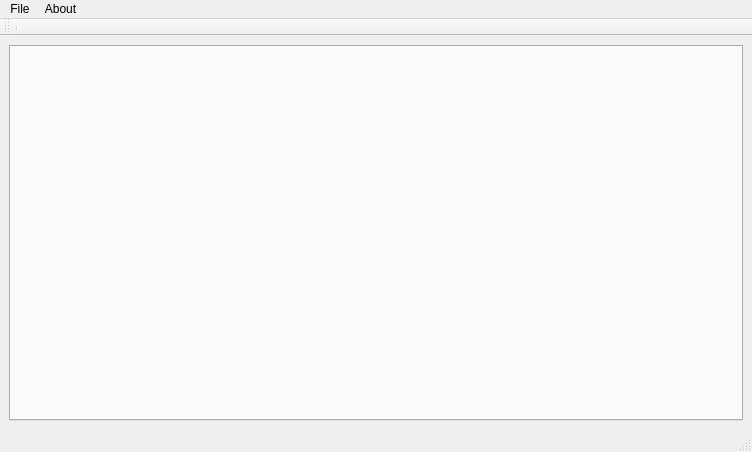
<?xml version="1.0" encoding="UTF-8"?>
<ui version="4.0">
 <class>QLabellingMainWindow</class>
 <widget class="QMainWindow" name="QLabellingMainWindow">
  <property name="geometry">
   <rect>
    <x>0</x>
    <y>0</y>
    <width>752</width>
    <height>452</height>
   </rect>
  </property>
  <property name="windowTitle">
   <string>QLabelling</string>
  </property>
  <property name="windowIcon">
   <iconset resource="rc/RessourcesQSnapEdit.qrc">
    <normaloff>:/QSnapEdit/QSnapEditIcon.png</normaloff>:/QSnapEdit/QSnapEditIcon.png</iconset>
  </property>
  <widget class="QWidget" name="centralwidget">
   <layout class="QHBoxLayout" name="horizontalLayout">
    <item>
     <widget class="QTabWidget" name="_tabWidget">
      <property name="currentIndex">
       <number>-1</number>
      </property>
     </widget>
    </item>
   </layout>
  </widget>
  <widget class="QMenuBar" name="menubar">
   <property name="geometry">
    <rect>
     <x>0</x>
     <y>0</y>
     <width>752</width>
     <height>27</height>
    </rect>
   </property>
   <widget class="QMenu" name="menuFile">
    <property name="title">
     <string>File</string>
    </property>
    <addaction name="actionOpen"/>
    <addaction name="actionSaveLabelsImage"/>
    <addaction name="separator"/>
    <addaction name="actionQuit"/>
   </widget>
   <widget class="QMenu" name="menuAbout">
    <property name="title">
     <string>About</string>
    </property>
    <addaction name="actionAbout"/>
   </widget>
   <addaction name="menuFile"/>
   <addaction name="menuAbout"/>
  </widget>
  <widget class="QStatusBar" name="statusbar"/>
  <widget class="QToolBar" name="toolBar">
   <property name="windowTitle">
    <string>toolBar</string>
   </property>
   <attribute name="toolBarArea">
    <enum>TopToolBarArea</enum>
   </attribute>
   <attribute name="toolBarBreak">
    <bool>false</bool>
   </attribute>
   <addaction name="separator"/>
  </widget>
  <action name="actionOpen">
   <property name="icon">
    <iconset resource="rc/RessourcesQSnapEdit.qrc">
     <normaloff>:/QSnapEdit/folder-open.png</normaloff>:/QSnapEdit/folder-open.png</iconset>
   </property>
   <property name="text">
    <string>&amp;Open image to label</string>
   </property>
   <property name="shortcut">
    <string>Ctrl+O</string>
   </property>
   <property name="iconVisibleInMenu">
    <bool>true</bool>
   </property>
  </action>
  <action name="actionQuit">
   <property name="icon">
    <iconset resource="rc/RessourcesQSnapEdit.qrc">
     <normaloff>:/QSnapEdit/process-stop.png</normaloff>:/QSnapEdit/process-stop.png</iconset>
   </property>
   <property name="text">
    <string>&amp;Quit</string>
   </property>
   <property name="shortcut">
    <string>Ctrl+Q</string>
   </property>
   <property name="iconVisibleInMenu">
    <bool>true</bool>
   </property>
  </action>
  <action name="actionAbout">
   <property name="icon">
    <iconset resource="rc/RessourcesQSnapEdit.qrc">
     <normaloff>:/QSnapEdit/dialog-information.png</normaloff>:/QSnapEdit/dialog-information.png</iconset>
   </property>
   <property name="text">
    <string>About</string>
   </property>
   <property name="iconVisibleInMenu">
    <bool>true</bool>
   </property>
  </action>
  <action name="actionSaveLabelsImage">
   <property name="icon">
    <iconset resource="rc/RessourcesQSnapEdit.qrc">
     <normaloff>:/QSnapEdit/document-save.png</normaloff>:/QSnapEdit/document-save.png</iconset>
   </property>
   <property name="text">
    <string>&amp;Save labels image</string>
   </property>
   <property name="shortcut">
    <string>Ctrl+S</string>
   </property>
   <property name="iconVisibleInMenu">
    <bool>true</bool>
   </property>
  </action>
 </widget>
 <resources>
  <include location="rc/RessourcesQSnapEdit.qrc"/>
 </resources>
 <connections/>
</ui>
